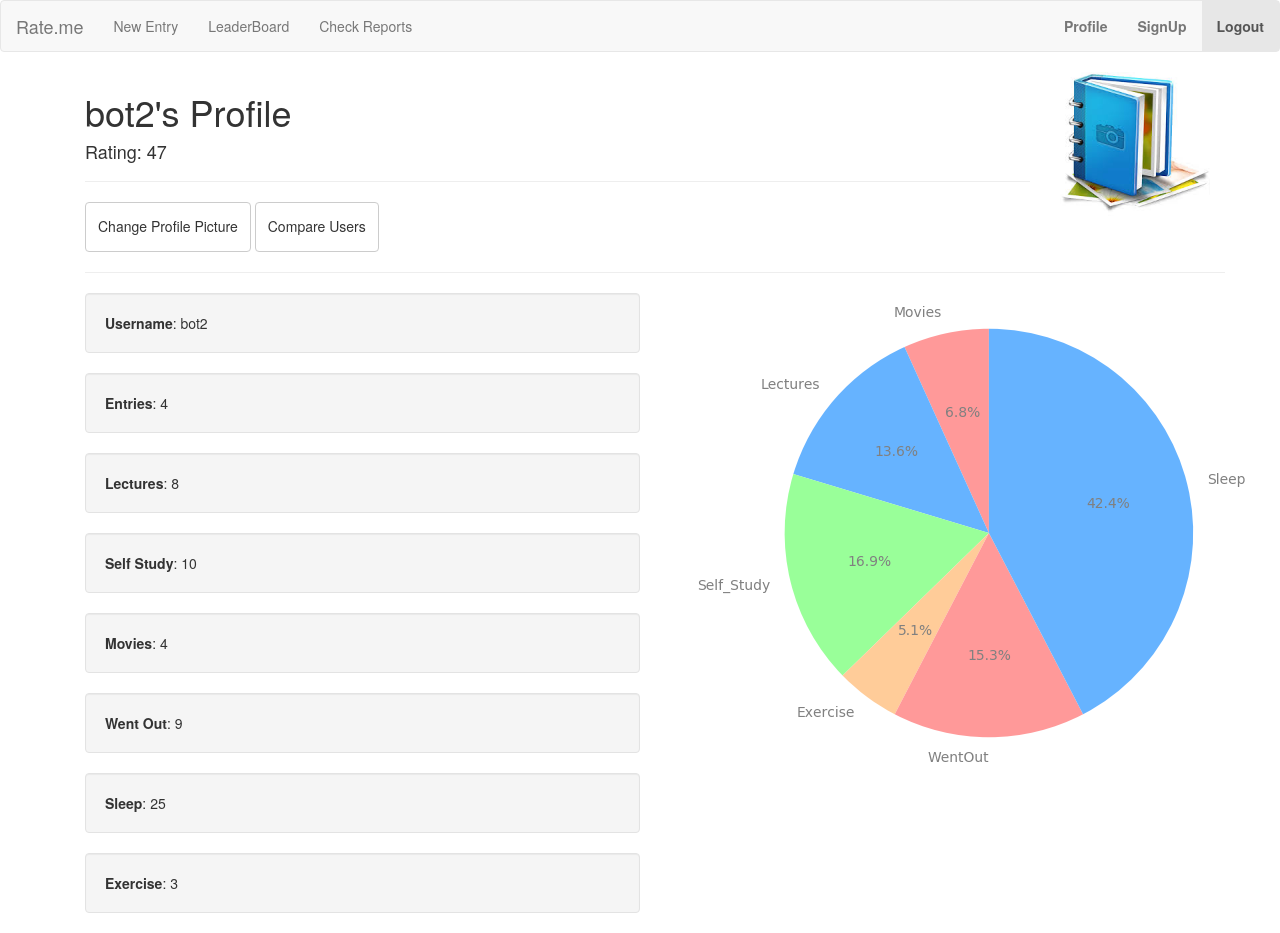
Page /users/profile/bot2/ on the committed database.
### uusers/models.py (models this page shows)
class UserDetail(models.Model):
	username = models.CharField(max_length=50,primary_key=True)
	time_stamp = models.DateTimeField(auto_now=True)
	totMovie  = models.IntegerField(default=0)
	totStudy = models.IntegerField(default=0)
	totLectures = models.IntegerField(default=0)
	totExercise = models.IntegerField(default=0)
	totWent = models.IntegerField(default=0)
	totSleep = models.IntegerField(default=0)
	logs = models.IntegerField(default=0)
	pie = models.FileField(null=True)
	score = models.IntegerField(default=0)
	rating = models.IntegerField(default=0)
	dp = models.FileField(upload_to='.',default='default.jpeg')

### uusers/views.py (the view)
# urls.py: path('profile/<user>/',views.profile,name='profile'),
def profile(request,user):
	try:
		user_base = UserDetail.objects.get(username=user)
	except UserDetail.DoesNotExist:
		return HttpResponse("User Does Not Exist")
	return render(request,'profile.html',{'data':user_base})

### templates/profile.html (shortened to what this page needs)
{% extends 'base.html' %}
{% block content %}
{% load bootstrap3 %}
<div class="container">
<div class="row">
	<div class="col-md-10">
		<h1>{{data.username}}'s Profile</h1>
		<h4>Rating: {{data.rating}}</h4>
		<hr>
		<a href="{% url 'updatepic' %}">
		<button class="btn btn-default">
			<h5>Change Profile Picture</h5>
		</button>
		</a>
		<a href="{% url 'compareform' %}">
		<button class="btn btn-default">
			<h5>Compare Users</h5>
		</button>
		</a>
	</div>
	<div class="col-md-2">
		<img class='round' src="{{data.dp.url}}" width="150px" height="150px">
	</div>
</div>
<hr>
<div class="row">
	<div class='col-md-6'>
	<div class="well">
		<strong>Username</strong>: {{data.username}}
	</div>
	<div class="well">
		 <strong>Entries</strong>: {{data.logs}}
	</div>
	<div class="well">
		 <strong>Lectures</strong>: {{data.totLectures}}
	</div>
	<div class="well">
		 <strong>Self Study</strong>: {{data.totStudy}}
	</div>
	<div class="well">
		 <strong>Movies</strong>: {{data.totMovie}}
	</div>
	<div class="well">
		 <strong>Went Out</strong>: {{data.totWent}}
	</div>
	<div class="well">
		 <strong>Sleep</strong>: {{data.totSleep}}
	</div>
	<div class="well">
		 <strong>Exercise</strong>: {{data.totExercise}}
	</div>
	</div>
	<div class='col-md-6'>
		<img src="{{data.pie.url}}">
	</div>
</div>
</div>
</div>
{% endblock content %}

### rows in the picture
UserDetail: username "bot2", rating "47", dp (placeholder picture), logs "4", totLectures "8", totStudy "10", totMovie "4", totWent "9", totSleep "25", totExercise "3", pie (picture)
